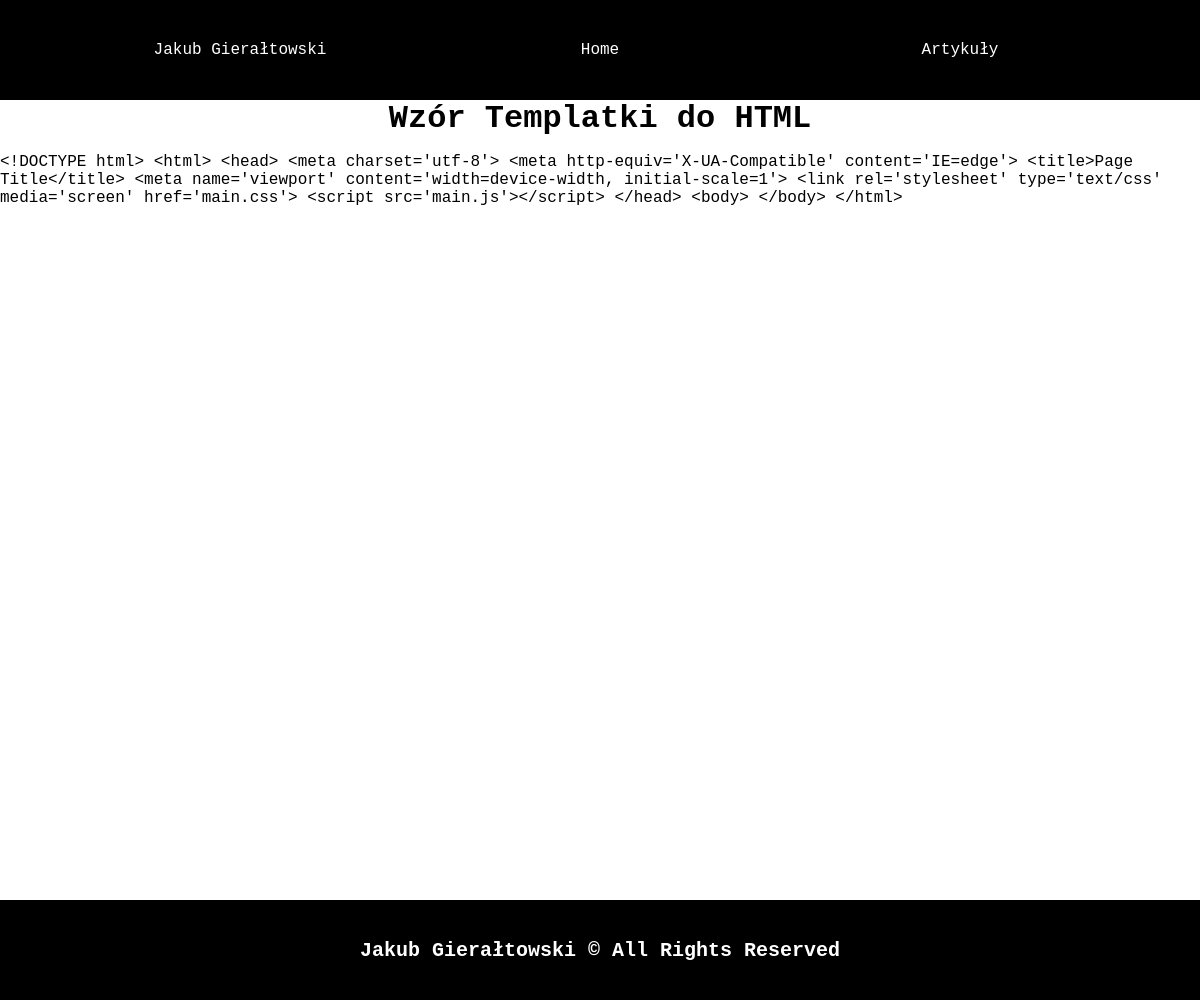
Page /article/5 on the committed database.
### blog/models.py (models this page shows)
class articles(models.Model):
    title = models.CharField(max_length=30)
    content = models.CharField(max_length=500)

### blog/views.py (the view)
# urls.py: path('article/<int:id>', views.dynamic_lookup_view, name="article")
def dynamic_lookup_view(request, id):
    obj = get_object_or_404(articles, id=id)
    context =  {
        "object": obj
    }
    return render(request, "article.html", context)

### templates/article.html
{% extends "blog.html" %}
{% block content %}
<h1 style="color:black; text-align: center;">{{object.title}}</h1>
<p>{{object.content}}</p>
{% endblock %}

### templates/blog.html (shortened to what this page needs)
{% load static %}
<!DOCTYPE html>
<html>
<head>
    <link rel='stylesheet' type='text/css' media='screen' href="{% static 'style.css' %}">
</head>
<body>
    <div class="container">
        <div class="header" id="header">
            <ul>
                <li><a href="">Jakub Gierałtowski</a></li>
                <li><a href="/">Home</a></li>
                <li><a href="http://127.0.0.1:8000">Artykuły</a></li>
            </ul>
        </div>
        <div class="content" id="content">
            {% block content %}{% endblock %}
        </div>
        <div class="footer">
            <h1>Jakub Gierałtowski © All Rights Reserved</h1>
        </div>
    </div>
</body>
</html>

### static/style.css (style rules this page uses)
body { margin: 0px; padding: 0px; font-family: 'Courier New', Courier, monospace; }
.header { width: 100%; height: 100px; background-color: rgb(0, 0, 0); }
.content { width: 100%; height: 800px; background-color: rgb(255, 255, 255); }
.footer { width: 100%; height: 100px; background-color: rgb(0, 0, 0); display: flex; flex-direction: row; text-decoration: none; list-style: none; justify-content: center; align-items: center; font-size: 10px; }
h1 { margin: 0px; padding: 0px; color: white; }
ul { margin: 0px; padding: 0px; color: white; display: flex; flex-direction: row; text-decoration: none; list-style: none; justify-content: center; align-items: center; }
li { display: flex; justify-content: center; align-items: center; }
li { height: 100px; width: 30%; }
a { color: white; text-decoration: none; }

### rows in the picture
articles: title "Wzór Templatki do HTML", content "<!DOCTYPE html> <html> <head> <meta charset='utf-8'> <meta http-equiv='X-UA-Compatible' content='IE=edge'> <title>Page Title</title> <meta name='viewport' content='width=device-width, initial-scale=1'> <link rel='stylesheet' type='text/css' media='screen' href='main.css'> <script src='main.js'></script> </head> <body> </body> </html>"
